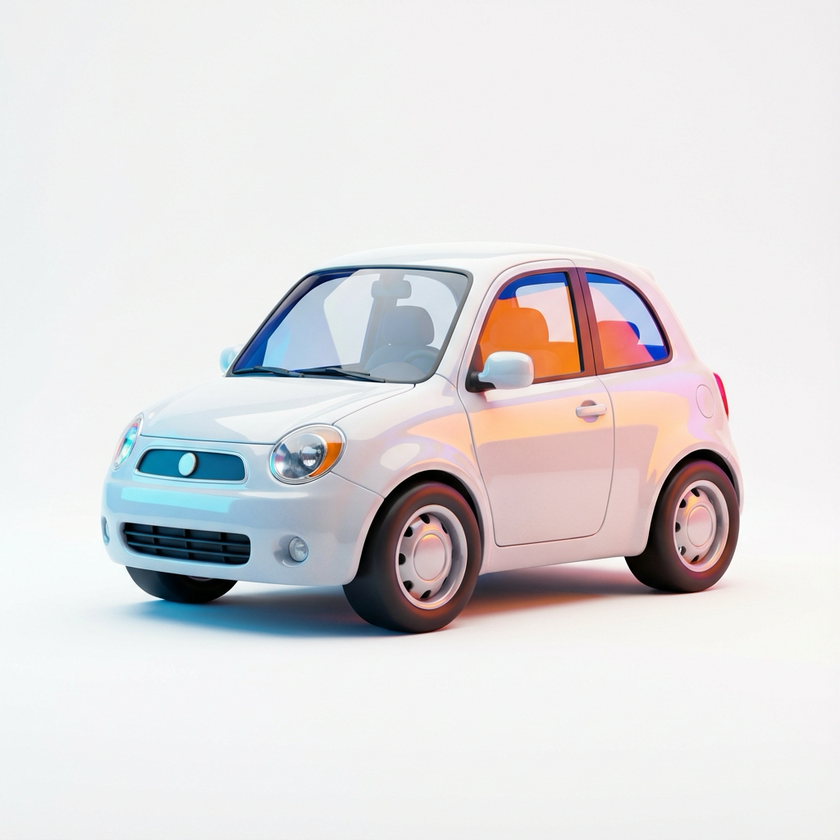
#> input picture temp_slim.bmp, 840 x 840 px, shrunk from 1024 x 1024 before the run
$ python force_split.py temp_slim.bmp
#> lines starting #> are read from the running program, lines starting #| are printed output that depends on the picture
from PIL import Image
import sys
import os

def force_split(image_path):
#> called with image_path = 'temp_slim.bmp'
    try:
        img = Image.open(image_path)
#> img is the input picture: PIL image 840x840 RGB; mean R, G, B 221.5, 219.2, 220.5
    except Exception as e:
        print(f"Error: Could not read {image_path}: {e}")
        return

    width, height = img.size
#> width = 840; height = 840
    mid_point = height // 2
#> mid_point = 420
    trim = 15  # Reduced trim to 15 pixels to balance artifact removal and preserving car body

    # Top half
    top_img = img.crop((0, 0, width, mid_point - trim))
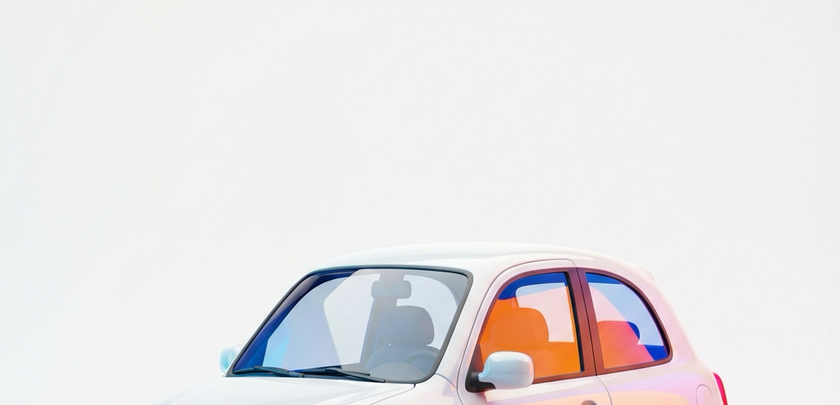
#> top_img: PIL image 840x405 RGB; mean R, G, B 231.9, 229.2, 230.4
    # Bottom half
    bottom_img = img.crop((0, mid_point + trim, width, height))
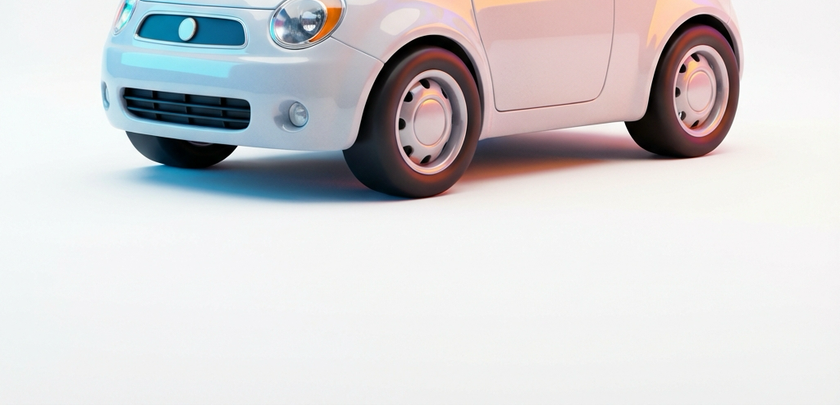
#> bottom_img: PIL image 840x405 RGB; mean R, G, B 209.9, 208.9, 210.7

    base_name = os.path.splitext(image_path)[0]

    top_img.save(f"{base_name}_top.png")
    bottom_img.save(f"{base_name}_bottom.png")
    print(f"Split {image_path} into top and bottom halves.")

if __name__ == "__main__":
    if len(sys.argv) < 2:
        print("Usage: python force_split.py <image_path>")
    else:
        force_split(sys.argv[1])
